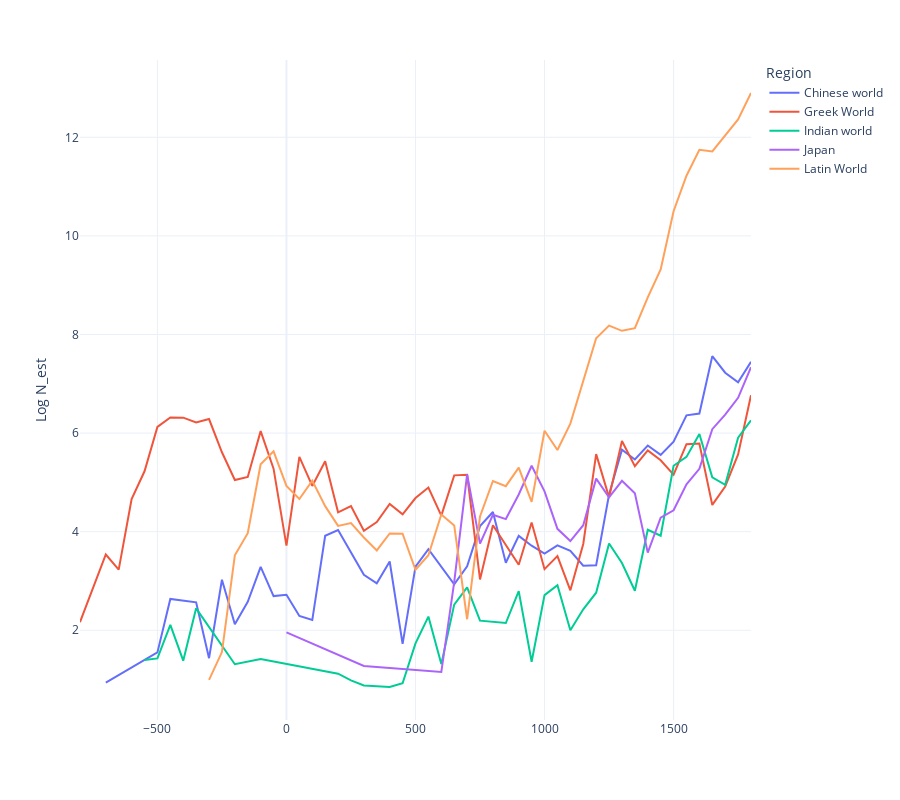

The code cell stored with this chart in its notebook:
### Code cell
#df = df_cultura[df_cultura['region_name'].isin(['Chinese world', 'Italy', 'France', 'German world', 'United Kingdom'])]

# Assuming df_cultura is already defined and contains the necessary columns
# df = df_cultura[df_cultura['region_name'].isin(['Italy', 'France','United Kingdom'])]
df = df_cultura[df_cultura['region_name'].isin(['Chinese world', 'Latin World', 'Muslim World', 'Greek World', 'Japan', 'Indian world'])]
df['N_est'] = np.log(df['N_est'])

#df = df[df['decade']>=600]
df = df[df['decade']<=1800]

# Creating a line plot using Plotly Express
fig = px.line(df, x='decade', y='N_est', color='region_name', 
              title='',
              labels={'N_est': 'Estimated Number', 'decade': 'Decade', 'region_name': 'Region'})

# Enhancing the plot with additional settings
fig.update_layout(
    xaxis_title='',
    yaxis_title='Log N_est',
    legend_title='Region',
    template='plotly_white',
    height=800
)

# Show the plot
fig.show()

### Figure 1 — Plotly figure (JSON) as saved in the notebook; plotly's stock layout.template omitted (floating-point values rounded to 4 significant figures)
{"data": [{"hovertemplate": "Region=Chinese world<br>Decade=%{x}<br>Estimated Number=%{y}<extra></extra>", "legendgroup": "Chinese world", "line": {"color": "#636efa", "dash": "solid"}, "marker": {"symbol": "circle"}, "mode": "lines", "name": "Chinese world", "orientation": "v", "showlegend": true, "type": "scatter", "x": [-700, -500, -450, -400, -350, -300, -250, -200, -150, -100, -50, 0, 50, 100, 150, 200, 250, 300, 350, 400, 450, 500, 550, 600, 650, 700, 750, 800, 850, 900, 950, 1000, 1050, 1100, 1150, 1200, 1250, 1300, 1350, 1400, 1450, 1500, 1550, 1600, 1650, 1700, 1750, 1800], "xaxis": "x", "y": [0.9381, 1.55, 2.636, 2.603, 2.566, 1.433, 3.025, 2.123, 2.577, 3.284, 2.693, 2.718, 2.291, 2.207, 3.916, 4.033, 3.576, 3.127, 2.951, 3.395, 1.722, 3.29, 3.647, 3.297, 2.93, 3.298, 4.112, 4.399, 3.369, 3.915, 3.715, 3.554, 3.72, 3.61, 3.31, 3.321, 4.755, 5.664, 5.465, 5.747, 5.557, 5.825, 6.36, 6.396, 7.561, 7.224, 7.028, 7.445], "yaxis": "y"}, {"hovertemplate": "Region=Greek World<br>Decade=%{x}<br>Estimated Number=%{y}<extra></extra>", "legendgroup": "Greek World", "line": {"color": "#EF553B", "dash": "solid"}, "marker": {"symbol": "circle"}, "mode": "lines", "name": "Greek World", "orientation": "v", "showlegend": true, "type": "scatter", "x": [-800, -700, -650, -600, -550, -500, -450, -400, -350, -300, -250, -200, -150, -100, -50, 0, 50, 100, 150, 200, 250, 300, 350, 400, 450, 500, 550, 600, 650, 700, 750, 800, 900, 950, 1000, 1050, 1100, 1150, 1200, 1250, 1300, 1350, 1400, 1450, 1500, 1550, 1600, 1650, 1700, 1750, 1800], "xaxis": "x", "y": [2.164, 3.537, 3.23, 4.659, 5.225, 6.126, 6.318, 6.313, 6.217, 6.284, 5.611, 5.048, 5.109, 6.039, 5.279, 3.718, 5.518, 4.927, 5.427, 4.392, 4.518, 4.018, 4.196, 4.563, 4.352, 4.683, 4.894, 4.325, 5.142, 5.154, 3.03, 4.13, 3.329, 4.185, 3.239, 3.505, 2.81, 3.751, 5.573, 4.696, 5.84, 5.329, 5.648, 5.449, 5.157, 5.774, 5.788, 4.542, 4.917, 5.567, 6.768], "yaxis": "y"}, {"hovertemplate": "Region=Indian world<br>Decade=%{x}<br>Estimated Number=%{y}<extra></extra>", "legendgroup": "Indian world", "line": {"color": "#00cc96", "dash": "solid"}, "marker": {"symbol": "circle"}, "mode": "lines", "name": "Indian world", "orientation": "v", "showlegend": true, "type": "scatter", "x": [-550, -500, -450, -400, -350, -200, -100, 200, 250, 300, 400, 450, 500, 550, 600, 650, 700, 750, 850, 900, 950, 1000, 1050, 1100, 1150, 1200, 1250, 1300, 1350, 1400, 1450, 1500, 1550, 1600, 1650, 1700, 1750, 1800], "xaxis": "x", "y": [1.394, 1.428, 2.108, 1.383, 2.445, 1.311, 1.417, 1.119, 0.9836, 0.8808, 0.8488, 0.9246, 1.734, 2.277, 1.313, 2.52, 2.869, 2.195, 2.146, 2.793, 1.361, 2.712, 2.916, 1.998, 2.425, 2.762, 3.761, 3.363, 2.802, 4.038, 3.916, 5.336, 5.516, 5.983, 5.102, 4.951, 5.908, 6.258], "yaxis": "y"}, {"hovertemplate": "Region=Japan<br>Decade=%{x}<br>Estimated Number=%{y}<extra></extra>", "legendgroup": "Japan", "line": {"color": "#ab63fa", "dash": "solid"}, "marker": {"symbol": "circle"}, "mode": "lines", "name": "Japan", "orientation": "v", "showlegend": true, "type": "scatter", "x": [0, 300, 600, 650, 700, 750, 800, 850, 900, 950, 1000, 1050, 1100, 1150, 1200, 1250, 1300, 1350, 1400, 1450, 1500, 1550, 1600, 1650, 1700, 1750, 1800], "xaxis": "x", "y": [1.956, 1.276, 1.153, 2.976, 5.163, 3.757, 4.343, 4.255, 4.754, 5.338, 4.819, 4.057, 3.81, 4.132, 5.076, 4.695, 5.032, 4.777, 3.575, 4.285, 4.434, 4.961, 5.275, 6.08, 6.374, 6.716, 7.337], "yaxis": "y"}, {"hovertemplate": "Region=Latin World<br>Decade=%{x}<br>Estimated Number=%{y}<extra></extra>", "legendgroup": "Latin World", "line": {"color": "#FFA15A", "dash": "solid"}, "marker": {"symbol": "circle"}, "mode": "lines", "name": "Latin World", "orientation": "v", "showlegend": true, "type": "scatter", "x": [-300, -250, -200, -150, -100, -50, 0, 50, 100, 150, 200, 250, 300, 350, 400, 450, 500, 550, 600, 650, 700, 750, 800, 850, 900, 950, 1000, 1050, 1100, 1150, 1200, 1250, 1300, 1350, 1400, 1450, 1500, 1550, 1600, 1650, 1700, 1750, 1800], "xaxis": "x", "y": [0.9923, 1.557, 3.519, 3.968, 5.366, 5.63, 4.93, 4.661, 5.036, 4.518, 4.117, 4.174, 3.883, 3.619, 3.964, 3.959, 3.228, 3.521, 4.348, 4.125, 2.223, 4.309, 5.028, 4.923, 5.3, 4.605, 6.048, 5.656, 6.191, 7.055, 7.925, 8.18, 8.074, 8.128, 8.752, 9.318, 10.5, 11.22, 11.75, 11.71, 12.05, 12.36, 12.9], "yaxis": "y"}], "layout": {"height": 800, "legend": {"title": {"text": "Region"}, "tracegroupgap": 0}, "margin": {"t": 60}, "xaxis": {"anchor": "y", "domain": [0, 1], "title": {"text": ""}}, "yaxis": {"anchor": "x", "domain": [0, 1], "title": {"text": "Log N_est"}}}}
